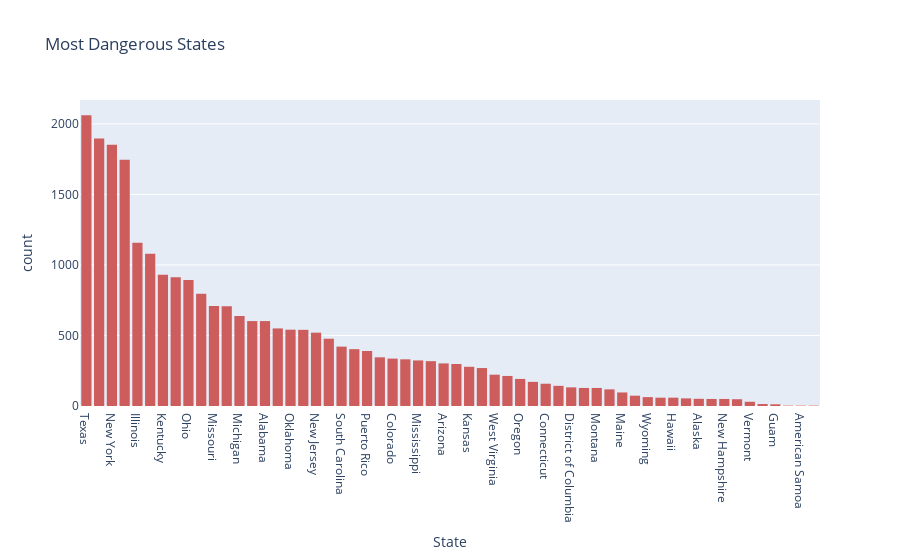

This figure's notebook cell:
### Markdown cell above
# Most Dangerous States

### Code cell
#We are not considering covid19 as cause of death
states = police[police['Cause_of_Death'] != 'COVID19']
fig = px.histogram(states, x = 'State', title = 'Most Dangerous States', color_discrete_sequence  = c)
fig.update_xaxes(categoryorder = 'total descending')
fig.show()

### Figure 1 — Plotly figure (JSON) as saved in the notebook; plotly's stock layout.template omitted (floating-point values rounded to 4 significant figures; data arrays with more than 128 entries replaced by an {"elided": "..."} marker saying what was removed)
{"data": [{"alignmentgroup": "True", "bingroup": "x", "hovertemplate": "State=%{x}<br>count=%{y}<extra></extra>", "legendgroup": "", "marker": {"color": "indianred", "pattern": {"shape": ""}}, "name": "", "offsetgroup": "", "orientation": "v", "showlegend": false, "type": "histogram", "x": {"elided": "25498 str values"}, "xaxis": "x", "yaxis": "y"}], "layout": {"barmode": "relative", "legend": {"tracegroupgap": 0}, "title": {"text": "Most Dangerous States"}, "xaxis": {"anchor": "y", "categoryorder": "total descending", "domain": [0, 1], "title": {"text": "State"}}, "yaxis": {"anchor": "x", "domain": [0, 1], "title": {"text": "count"}}}}
